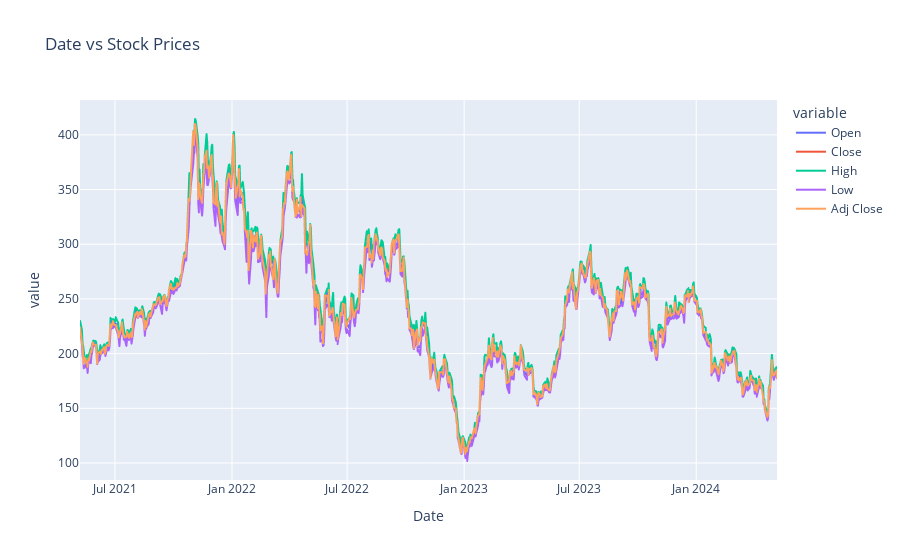

Notebook code cell kept with this figure:
### Code cell
fig = px.line(df_tsla, y=['Open', 'Close', 'High', 'Low', 'Adj Close'], title = 'Date vs Stock Prices')
fig.show()

### Figure 1 — Plotly figure (JSON) as saved in the notebook; plotly's stock layout.template omitted (floating-point values rounded to 4 significant figures; data arrays with more than 128 entries replaced by an {"elided": "..."} marker saying what was removed)
{"data": [{"hovertemplate": "variable=Open<br>Date=%{x}<br>value=%{y}<extra></extra>", "legendgroup": "Open", "line": {"color": "#636efa", "dash": "solid"}, "marker": {"symbol": "circle"}, "mode": "lines", "name": "Open", "showlegend": true, "type": "scattergl", "x": {"elided": "755 str values"}, "xaxis": "x", "y": {"elided": "755 float values"}, "yaxis": "y"}, {"hovertemplate": "variable=Close<br>Date=%{x}<br>value=%{y}<extra></extra>", "legendgroup": "Close", "line": {"color": "#EF553B", "dash": "solid"}, "marker": {"symbol": "circle"}, "mode": "lines", "name": "Close", "showlegend": true, "type": "scattergl", "x": {"elided": "755 str values"}, "xaxis": "x", "y": {"elided": "755 float values"}, "yaxis": "y"}, {"hovertemplate": "variable=High<br>Date=%{x}<br>value=%{y}<extra></extra>", "legendgroup": "High", "line": {"color": "#00cc96", "dash": "solid"}, "marker": {"symbol": "circle"}, "mode": "lines", "name": "High", "showlegend": true, "type": "scattergl", "x": {"elided": "755 str values"}, "xaxis": "x", "y": {"elided": "755 float values"}, "yaxis": "y"}, {"hovertemplate": "variable=Low<br>Date=%{x}<br>value=%{y}<extra></extra>", "legendgroup": "Low", "line": {"color": "#ab63fa", "dash": "solid"}, "marker": {"symbol": "circle"}, "mode": "lines", "name": "Low", "showlegend": true, "type": "scattergl", "x": {"elided": "755 str values"}, "xaxis": "x", "y": {"elided": "755 float values"}, "yaxis": "y"}, {"hovertemplate": "variable=Adj Close<br>Date=%{x}<br>value=%{y}<extra></extra>", "legendgroup": "Adj Close", "line": {"color": "#FFA15A", "dash": "solid"}, "marker": {"symbol": "circle"}, "mode": "lines", "name": "Adj Close", "showlegend": true, "type": "scattergl", "x": {"elided": "755 str values"}, "xaxis": "x", "y": {"elided": "755 float values"}, "yaxis": "y"}], "layout": {"legend": {"title": {"text": "variable"}, "tracegroupgap": 0}, "title": {"text": "Date vs Stock Prices"}, "xaxis": {"anchor": "y", "domain": [0, 1], "title": {"text": "Date"}}, "yaxis": {"anchor": "x", "domain": [0, 1], "title": {"text": "value"}}}}
